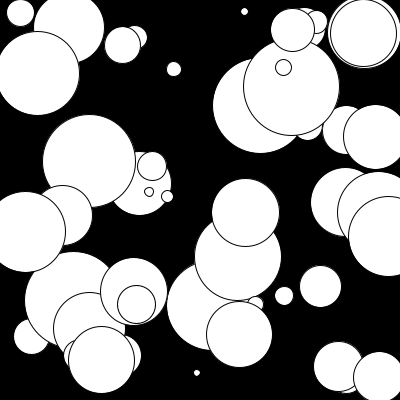
Frame 1 (no input)
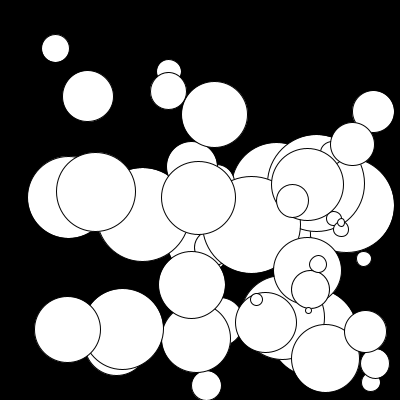
Frame 60 (the mouse pressed at the canvas centre just before this capture)
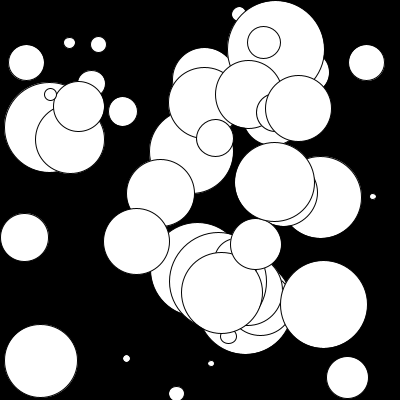
Frame 120 (the mouse held since frame 60 and released just before this capture)

The Processing sketch that drew these frames (run headless with seeded random() and noise(); from frame 60 on, the mouse is pressed at the canvas centre):

// Processing sketch: advanced_ball_array
// ── advanced_ball_array.pde
// MANY BOUNCING BALLS
int ballCount = 50;
float[] xPosition = new float[ballCount];
float[] yPosition = new float[ballCount];
float[] ballSize = new float[ballCount];
float[] speed = new float[ballCount];
int[] xDirection = new int[ballCount];
int[] yDirection = new int[ballCount];


void setup() {
  size(400, 400);
  for (int i=0; i< ballCount; i++) {
    xPosition[i] = random(width);
    yPosition[i] = random(height);
    ballSize[i] = random(5, 100);
    speed[i] = random(5)+.5;
    xDirection[i] = 1;
    yDirection[i] = 1;
  }
}

void draw() {
  background(0);

  // BOUNCE OFF RIGHT
  for (int i=0; i< ballCount; i++) {
    if (xPosition[i] > width-ballSize[i]/2) {
      xDirection[i] = -1;
    } 
    else if (xPosition[i] < ballSize[i]/2) {
      xDirection[i] = 1;
    } 
    else if (yPosition[i] > height-ballSize[i]/2) {
      yDirection[i] = -1;
    } 
    else if (yPosition[i] < ballSize[i]/2) {
      yDirection[i] = 1;
    }

    xPosition[i] += speed[i] * xDirection[i];
    yPosition[i] += speed[i] * yDirection[i];

    ellipse(xPosition[i], yPosition[i], ballSize[i], ballSize[i]);
  }
}
